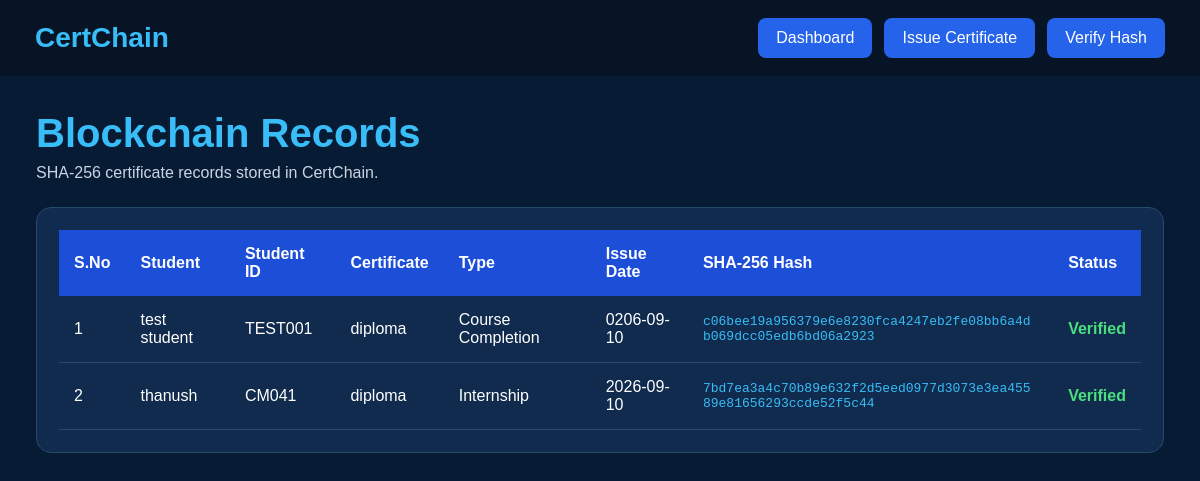
The page /admin/blockchain (signed in) on the database its author committed.
### models.py (models this page shows)
class Certificate(db.Model):
    __tablename__ = "certificates"
    id = db.Column(
        db.Integer,
        primary_key=True,
    )
    student_id = db.Column(
        db.Integer,
        db.ForeignKey("students.id"),
        nullable=False,
    )
    certificate_name = db.Column(
        db.String(200),
        nullable=False,
    )
    certificate_type = db.Column(
        db.String(100),
        nullable=False,
    )
    issue_date = db.Column(
        db.String(30),
        nullable=False,
    )
    file_name = db.Column(
        db.String(255),
        nullable=False,
    )
    blockchain_hash = db.Column(
        db.String(255),
        unique=True,
        nullable=False,
    )
    status = db.Column(
        db.String(20),
        default="Verified",
        nullable=False,
    )
    created_at = db.Column(
        db.DateTime,
        default=datetime.utcnow,
        nullable=False,
    )
    student = db.relationship(
        "Student",
        back_populates="certificates",
    )
    blockchain_record = db.relationship(
        "BlockchainRecord",
        back_populates="certificate",
        uselist=False,
        cascade="all, delete-orphan",
    )

class Student(db.Model):
    __tablename__ = "students"
    id = db.Column(
        db.Integer,
        primary_key=True,
    )
    student_id = db.Column(
        db.String(50),
        unique=True,
        nullable=False,
    )
    full_name = db.Column(
        db.String(120),
        nullable=False,
    )
    email = db.Column(
        db.String(120),
        unique=True,
        nullable=False,
    )
    phone = db.Column(
        db.String(20),
        nullable=False,
    )
    course = db.Column(
        db.String(100),
        nullable=False,
    )
    department = db.Column(
        db.String(100),
        nullable=False,
    )
    academic_year = db.Column(
        db.String(20),
        nullable=False,
    )
    status = db.Column(
        db.String(20),
        default="Active",
        nullable=False,
    )
    created_at = db.Column(
        db.DateTime,
        default=datetime.utcnow,
        nullable=False,
    )
    certificates = db.relationship(
        "Certificate",
        back_populates="student",
        lazy=True,
        cascade="all, delete-orphan",
    )

### app.py (the view, shortened to what this page needs)
@app.route("/admin/blockchain")
def blockchain_records():
    certificates = Certificate.query.join(
        Student,
        Certificate.student_id == Student.id
    ).order_by(
        Certificate.created_at.desc()
    ).all()
    return render_template(
        "admin/blockchain_records.html",
        certificates=certificates
    )

### app.py (called while the page is built)
def admin_required():
    return (
        session.get("user_id") is not None
        and session.get("user_role") == "admin"
    )

### templates/admin/blockchain_records.html (shortened to what this page needs)
<!DOCTYPE html>
<html lang="en">
<head>
</head>
<body>
    <nav class="navbar">
        <div class="logo">
            CertChain
        </div>
        <div class="nav-links">
            <a href="{{ url_for('admin_dashboard') }}">
                Dashboard
            </a>
            <a href="{{ url_for('upload_certificate') }}">
                Issue Certificate
            </a>
            <a href="{{ url_for('verify_certificate') }}">
                Verify Hash
            </a>
        </div>
    </nav>
    <div class="container">
        <h1>
            Blockchain Records
        </h1>
        <p class="subtitle">
            SHA-256 certificate records stored in CertChain.
        </p>
        <div class="card">
            {% if certificates %}
            <table>
                <thead>
                    <tr>
                        <th>S.No</th>
                        <th>Student</th>
                        <th>Student ID</th>
                        <th>Certificate</th>
                        <th>Type</th>
                        <th>Issue Date</th>
                        <th>SHA-256 Hash</th>
                        <th>Status</th>
                    </tr>
                </thead>
                <tbody>
                    {% for certificate in certificates %}
                    <tr>
                        <td>
                            {{ loop.index }}
                        </td>
                        <td>
                            {{ certificate.student.full_name }}
                        </td>
                        <td>
                            {{ certificate.student.student_id }}
                        </td>
                        <td>
                            {{ certificate.certificate_name }}
                        </td>
                        <td>
                            {{ certificate.certificate_type }}
                        </td>
                        <td>
                            {{ certificate.issue_date }}
                        </td>
                        <td class="hash">
                            {{ certificate.blockchain_hash }}
                        </td>
                        <td class="verified">
                            {{ certificate.status }}
                        </td>
                    </tr>
                    {% endfor %}
                </tbody>
            </table>
            {% else %}
            <div class="empty">
                No blockchain records found.
            </div>
            {% endif %}
        </div>
    </div>
</body>
</html>

### templates/admin/blockchain_records.html (style rules this page uses)
* { box-sizing: border-box; margin: 0; padding: 0; font-family: Arial, sans-serif; }
body { background: #071b35; color: white; min-height: 100vh; }
.navbar { background: #061426; padding: 18px 35px; display: flex; justify-content: space-between; align-items: center; }
.logo { font-size: 28px; font-weight: bold; color: #38bdf8; }
.nav-links { display: flex; gap: 12px; }
.nav-links a { text-decoration: none; color: white; background: #2563eb; padding: 11px 18px; border-radius: 8px; }
.container { width: 94%; max-width: 1400px; margin: 35px auto; }
h1 { color: #38bdf8; font-size: 40px; margin-bottom: 8px; }
.subtitle { color: #cbd5e1; margin-bottom: 25px; }
.card { background: #102b4d; border: 1px solid #29496b; border-radius: 15px; padding: 22px; overflow-x: auto; }
table { width: 100%; border-collapse: collapse; min-width: 900px; }
th { background: #1d4ed8; padding: 15px; text-align: left; }
td { padding: 15px; border-bottom: 1px solid #29496b; }
.hash { color: #38bdf8; font-family: Consolas, monospace; font-size: 13px; word-break: break-all; }
.verified { color: #4ade80; font-weight: bold; }

### rows shown on the page
Certificate: student.full_name "test student", student.student_id "TEST001", certificate_name "diploma", certificate_type "Course Completion", issue_date "0206-09-10", blockchain_hash "c06bee19a956379e6e8230fca4247eb2fe08bb6a4db069dcc05edb6bd06a2923", status "Verified"
Certificate: student.full_name "thanush", student.student_id "CM041", certificate_name "diploma", certificate_type "Internship", issue_date "2026-09-10", blockchain_hash "7bd7ea3a4c70b89e632f2d5eed0977d3073e3ea45589e81656293ccde52f5c44", status "Verified"
